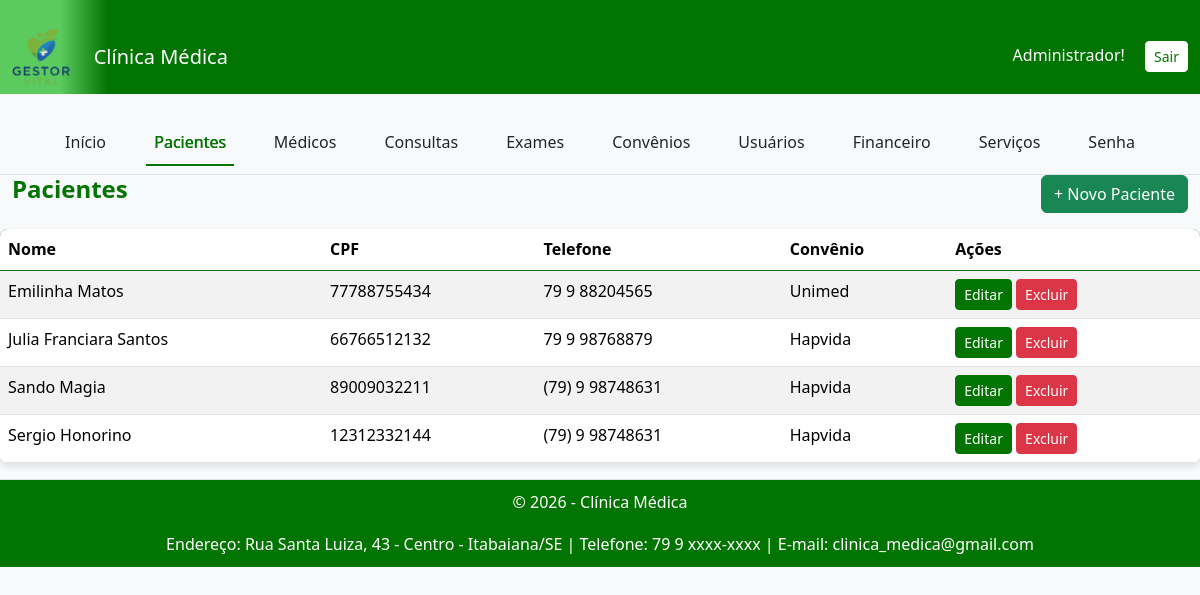
The app's page /clinica_medica/private/pacientes/listar.php (signed in) with its own data.
### tables this page shows
CREATE TABLE `identidade_clinica` (
  `id` int(11) NOT NULL,
  `nome_clinica` varchar(255) NOT NULL,
  `url_logo` varchar(255) DEFAULT NULL,
  `endereco` varchar(255) DEFAULT NULL,
  `telefone` varchar(20) DEFAULT NULL,
  `email` varchar(100) DEFAULT NULL,
  `ultimo_update` timestamp NOT NULL DEFAULT CURRENT_TIMESTAMP ON UPDATE CURRENT_TIMESTAMP,
  `cor_primaria` varchar(7) DEFAULT '#007bff'
);

CREATE TABLE `pacientes` (
  `id` int(11) NOT NULL,
  `nome` varchar(100) NOT NULL,
  `cpf` varchar(14) NOT NULL,
  `data_nascimento` date DEFAULT NULL,
  `telefone` varchar(20) DEFAULT NULL,
  `email` varchar(100) DEFAULT NULL,
  `endereco` text,
  `convenio_id` int(11) DEFAULT NULL,
  `observacoes` text,
  `criado_em` timestamp NOT NULL DEFAULT CURRENT_TIMESTAMP
);

CREATE TABLE `convenios` (
  `id` int(11) NOT NULL,
  `nome` varchar(100) NOT NULL,
  `cobertura` text,
  `criado_em` timestamp NOT NULL DEFAULT CURRENT_TIMESTAMP,
  `descricao` text
);

### config/helpers.php (called while the page is built, shortened)
<?php
function get_contrast_color($hexcolor) {
    $hexcolor = ltrim($hexcolor, '#');
    $r = hexdec(substr($hexcolor, 0, 2));
    $g = hexdec(substr($hexcolor, 2, 2));
    $b = hexdec(substr($hexcolor, 4, 2));
    $luminance = (0.299 * $r + 0.587 * $g + 0.114 * $b) / 255;
    return $luminance > 0.5 ? '#000000' : '#FFFFFF';
}
?>

### clinica_medica/private/pacientes/listar.php (the view, shortened to what this page needs)
<?php
require_once "../../config/config.php";
require_once "../includes/cabecalho.php";
require_once "../includes/menu.php";
$sql = "SELECT p.id, p.nome, p.cpf, p.telefone, c.nome AS convenio
        FROM pacientes p
        LEFT JOIN convenios c ON p.convenio_id = c.id
        ORDER BY p.nome ASC";
$resultado = $conn->query($sql);
?>
<div class="d-flex justify-content-between align-items-center mb-3">
    <h4>Pacientes</h4>
    <a href="cadastrar.php" class="btn btn-success">+ Novo Paciente</a>
</div>
<table class="table table-striped">
    <thead>
        <tr>
            <th>Nome</th>
            <th>CPF</th>
            <th>Telefone</th>
            <th>Convênio</th>
            <th>Ações</th>
        </tr>
    </thead>
    <tbody>
        <?php while($row = $resultado->fetch_assoc()): ?>
            <tr>
                <td><?php echo $row['nome']; ?></td>
                <td><?php echo $row['cpf']; ?></td>
                <td><?php echo $row['telefone']; ?></td>
                <td><?php echo $row['convenio'] ?? '—'; ?></td>
                <td>
                    <a href="editar.php?id=<?php echo $row['id']; ?>" class="btn btn-primary btn-sm">Editar</a>
                    <a href="excluir.php?id=<?php echo $row['id']; ?>" class="btn btn-danger btn-sm" onclick="return confirm('Excluir este paciente?')">Excluir</a>
                </td>
            </tr>
        <?php endwhile; ?>
    </tbody>
</table>
<?php require_once "../includes/rodape.php"; ?>

### clinica_medica/private/includes/cabecalho.php (shortened to what this page needs)
<?php
require_once __DIR__ . '/../../config/config.php';
require_once __DIR__ . '/../../../config/helpers.php';
$caminho_base_do_projeto = '/';
$nome_clinica = "Clínica Médica";
$url_logo = "logo_padrao.png";
$cor_primaria = "#007bff";
try {
    $sql = "SELECT nome_clinica, url_logo, cor_primaria FROM identidade_clinica ORDER BY id DESC LIMIT 1";
    $result = $conn->query($sql);
    if ($result && $result->num_rows > 0) {
        $identidade = $result->fetch_assoc();
        $nome_clinica = htmlspecialchars($identidade['nome_clinica']);
        if (!empty($identidade['url_logo'])) {
            $url_logo = htmlspecialchars($identidade['url_logo']);
        }
        if (!empty($identidade['cor_primaria'])) {
            $cor_primaria = htmlspecialchars($identidade['cor_primaria']);
        }
    }
} catch (Exception $e) {
    error_log("Erro ao buscar identidade da clínica: " . $e->getMessage());
}
$nome_pasta_clinica = 'clinica_medica';
$caminho_base_clinica_publica = $caminho_base_do_projeto . $nome_pasta_clinica . '/public/';
$caminho_base_clinica_uploads = $caminho_base_do_projeto . $nome_pasta_clinica . '/';
$cor_contraste = get_contrast_color($cor_primaria);
?>
<!DOCTYPE html>
<html lang="pt-br">
<head>
    <link href="https://cdn.jsdelivr.net/npm/bootstrap@5.3.2/dist/css/bootstrap.min.css" rel="stylesheet">
    <link rel="stylesheet" href="https://cdnjs.cloudflare.com/ajax/libs/font-awesome/6.5.2/css/all.min.css">
    <link rel="stylesheet" href="<?= $caminho_base_clinica_publica . 'assets/css/style.css' ?>">
</head>
<body>
<nav class="navbar navbar-expand-lg navbar-dark navbar-custom">
    <div class="container-fluid">
        <a class="navbar-brand" href="../dashboard.php">
            <img src="<?= $caminho_base_clinica_uploads . $url_logo ?>" alt="Logo da <?= $nome_clinica ?>" class="logo-img">
            <span class="ms-2"><?= $nome_clinica ?></span>
        </a>
        <div>
            <span class="me-3" style="color: <?= $cor_contraste ?>;"><?= htmlspecialchars($_SESSION['usuario_nome']); ?>!</span>
            <a href="<?= $caminho_base_do_projeto ?>logout.php" class="btn btn-sm btn-custom-logout">Sair</a>
        </div>
    </div>
</nav>
<div class="container-fluid">
    <div class="row">

### clinica_medica/private/includes/rodape.php (shortened to what this page needs)
<?php
$dados_rodape = [
    'nome_clinica' => 'Clínica Médica',
    'endereco' => '',
    'telefone' => '',
    'email' => '',
    'cor_primaria' => '#f8f9fa'
];
try {
    if (isset($conn) && $conn->ping()) {
        $sql = "SELECT nome_clinica, endereco, telefone, email, cor_primaria FROM identidade_clinica ORDER BY id DESC LIMIT 1";
        $result = $conn->query($sql);
        if ($result && $result->num_rows > 0) {
            $dados_rodape = $result->fetch_assoc();
        }
    }
} catch (Exception $e) {
    error_log("Erro ao buscar dados do rodapé: " . $e->getMessage());
}
?>
    <footer style="text-align: center; padding: 10px; background-color: <?= htmlspecialchars($dados_rodape['cor_primaria']) ?>; color: white; border-top: 1px solid #dee2e6;">
        <p>&copy; <?= date('Y') ?> - <?= htmlspecialchars($dados_rodape['nome_clinica']) ?></p>
        <p style="margin-bottom: 0;">
            Endereço: <?= htmlspecialchars($dados_rodape['endereco']) ?> |
            Telefone: <?= htmlspecialchars($dados_rodape['telefone']) ?> |
            E-mail: <?= htmlspecialchars($dados_rodape['email']) ?>
        </p>
    </footer>
</body>
</html>

### clinica_medica/public/assets/css/style.css (style rules this page uses)
:root { --primary-color: #007bff; --secondary-color: #6c757d; --background-color: #f8f9fa; --text-color: #343a40; --shadow-light: 0 4px 6px rgba(0, 0, 0, 0.1); --border-radius: 8px; }
body { overflow-y: scroll; background-color: var(--background-color); color: var(--text-color); font-family: 'Segoe UI', 'Roboto', 'Helvetica Neue', Arial, sans-serif; line-height: 1.6; }
h1, h2, h3, h4, h5, h6 { color: var(--primary-color); font-weight: 600; }
.container-fluid { padding-top: 20px; }
.btn-primary { background-color: var(--primary-color); border-color: var(--primary-color); transition: background-color 0.3s ease; }
.table { box-shadow: var(--shadow-light); border-radius: var(--border-radius); overflow: hidden; }
.navbar-custom { min-height: 60px; }
.navbar-brand { height: 100%; padding-top: 0; padding-bottom: 0; display: flex; align-items: center; }
.logo-img { height: 98%; max-height: 50px; width: auto; object-fit: contain; }
.table thead { background-color: var(--primary-color); color: #fff; border-color: var(--primary-color); }

### records on screen
identidade_clinica: url_logo (picture), nome_clinica "Clínica Médica", endereco "Rua Santa Luiza, 43 - Centro - Itabaiana/SE", telefone "79 9 xxxx-xxxx", email "clinica_medica@gmail.com"
pacientes: nome "Emilinha Matos", cpf "77788755434", telefone "79 9 88204565", convenio.nome "Unimed"
pacientes: nome "Julia Franciara Santos", cpf "66766512132", telefone "79 9 98768879", convenio.nome "Hapvida"
pacientes: nome "Sando Magia", cpf "89009032211", telefone "(79) 9 98748631", convenio.nome "Hapvida"
pacientes: nome "Sergio Honorino", cpf "12312332144", telefone "(79) 9 98748631", convenio.nome "Hapvida"

### other values on screen
$_SESSION['usuario_nome'] "Administrador"
$nome "Início"
$nome "Pacientes"
$nome "Médicos"
$nome "Consultas"
$nome "Exames"
$nome "Convênios"
$nome "Usuários"
$nome "Financeiro"
$nome "Serviços"
$nome "Senha"
